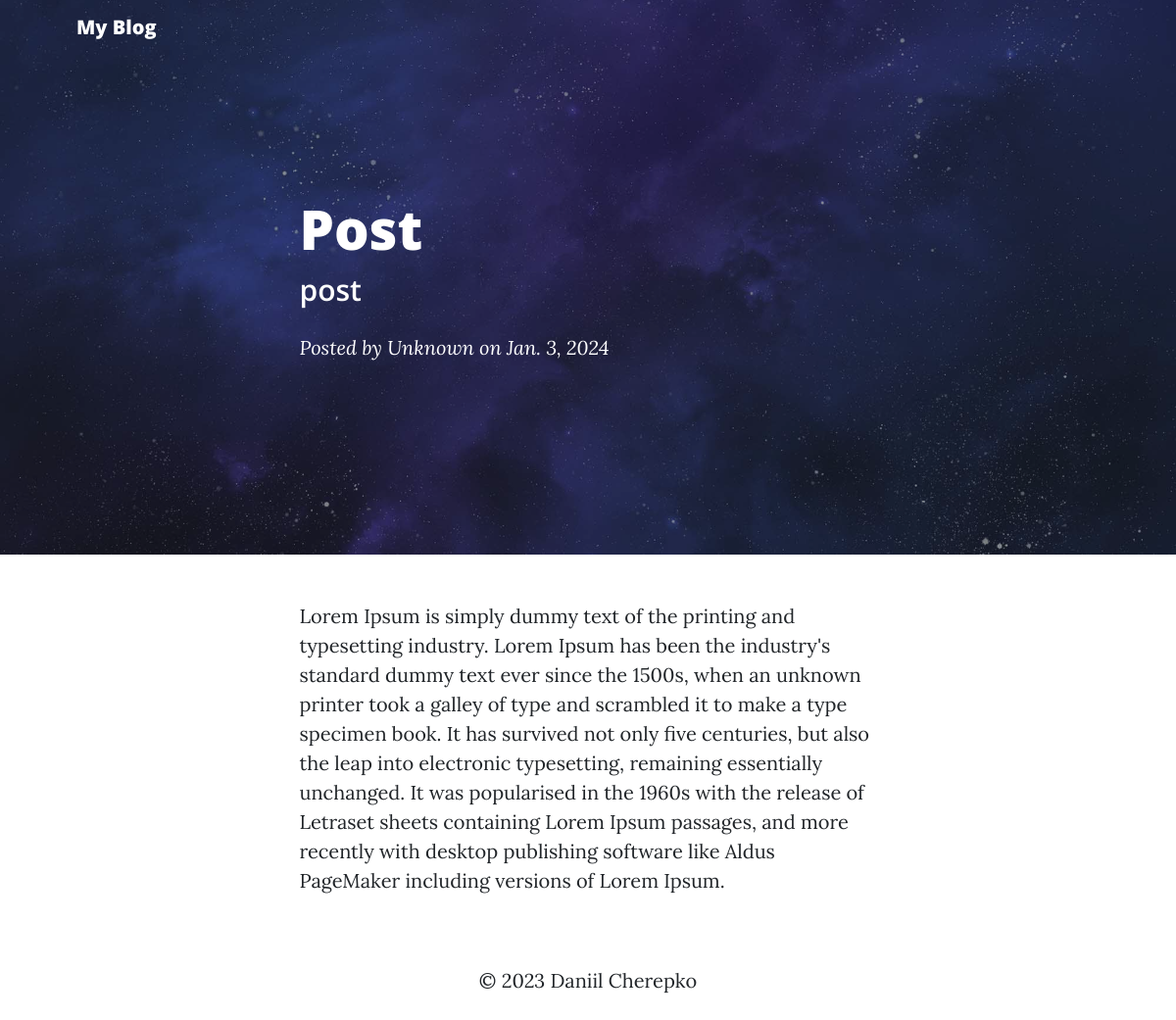
Page /7/ on the committed database.
### blog/models.py (models this page shows)
class Post(models.Model):
    id = models.AutoField(primary_key=True)
    title = models.CharField(max_length=100)
    subtitle = models.CharField(max_length=200)
    body = models.TextField()
    author = models.CharField(max_length=100)
    date = models.DateField()

### blog/views.py (the view)
# urls.py: path('<int:post_id>/', views.read_post, name='read_post'),
def read_post(request, post_id):
    post = get_object_or_404(Post, pk=post_id)
    return render(request, 'post.html', {'post': post})

### blog/templates/post.html (shortened to what this page needs)
{% include "header.html" %}
        <header class="masthead" style="background-image: url('../static/assets/img/post-bg.jpg')">
            <div class="container position-relative px-4 px-lg-5">
                <div class="row gx-4 gx-lg-5 justify-content-center">
                    <div class="col-md-10 col-lg-8 col-xl-7">
                        <div class="post-heading">
                            <h1>{{ post.title }}</h1>
                            <h2 class="subheading">{{ post.subtitle }}</h2>
                            <span class="meta">
                                Posted by
                                <a>{{ post.author }}</a>
                                on {{ post.date }}
                            </span>
                        </div>
                    </div>
                </div>
            </div>
        </header>
        <article class="mb-4">
            <div class="container px-4 px-lg-5">
                <div class="row gx-4 gx-lg-5 justify-content-center">
                    <div class="col-md-10 col-lg-8 col-xl-7">
                        {{ post.body }}
                    </div>
                </div>
            </div>
        </article>
        {% include "footer.html" %}

### rows in the picture
Post: title "Post", subtitle "post", author "Unknown", date "Jan. 3, 2024", body "Lorem Ipsum is simply dummy text of the printing and typesetting industry. Lorem Ipsum has been the industry's standard dummy text ever since the 1500s, when an unknown printer took a galley of type and scrambled it to make a type specimen book. It has survived not only five centuries, but also the leap into electronic typesetting, remaining essentially unchanged. It was popularised in the 1960s with the release of Letraset sheets containing Lorem Ipsum passages, and more recently with desktop publishing software like Aldus PageMaker including versions of Lorem Ipsum."
